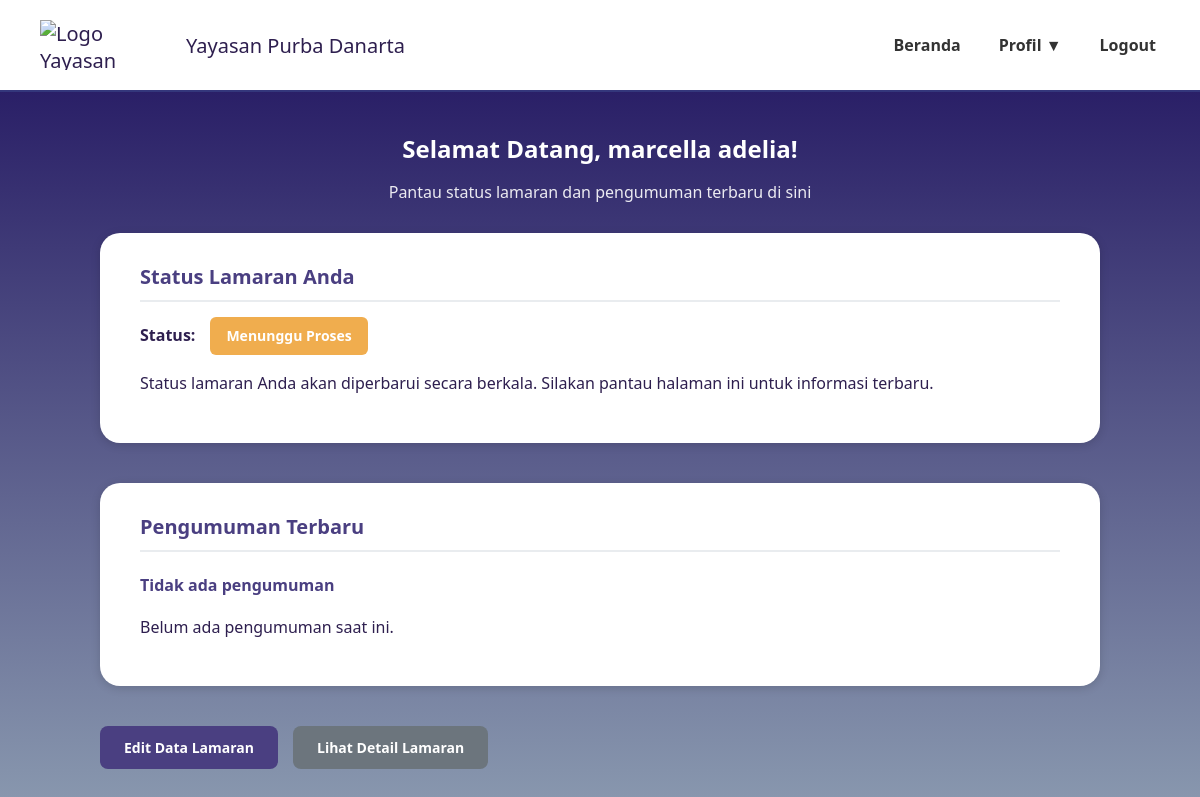
The page /dashboardpelamar.php (signed in) on the database as committed earlier.
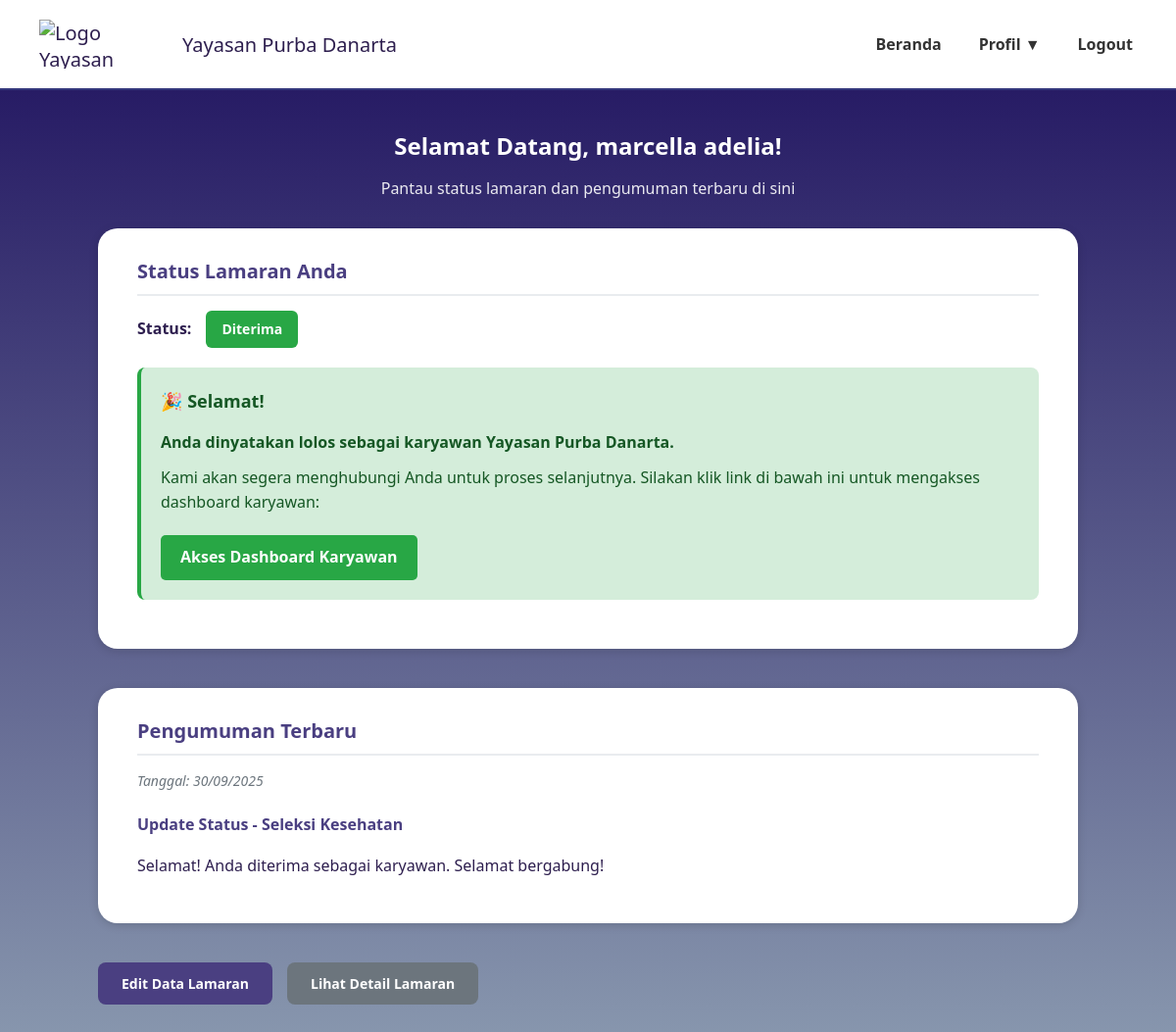
The same page on the database as committed later.
### tables this page shows
CREATE TABLE `data_pelamar` (
  `id` int(11) NOT NULL,
  `user_id` int(11) NOT NULL,
  `nama_lengkap` varchar(100) DEFAULT NULL,
  `posisi_dilamar` varchar(100) DEFAULT NULL,
  `jenis_kelamin` varchar(20) DEFAULT NULL,
  `tempat_lahir` varchar(100) DEFAULT NULL,
  `tanggal_lahir` date DEFAULT NULL,
  `nik` varchar(50) DEFAULT NULL,
  `alamat_rumah` text DEFAULT NULL,
  `no_telp` varchar(20) DEFAULT NULL,
  `email` varchar(100) DEFAULT NULL,
  `agama` varchar(50) DEFAULT NULL,
  `kontak_darurat` varchar(50) DEFAULT NULL,
  `pendidikan_terakhir` varchar(50) DEFAULT NULL,
  `surat_lamaran` varchar(255) DEFAULT NULL,
  `cv` varchar(255) DEFAULT NULL,
  `photo_formal` varchar(255) DEFAULT NULL,
  `ijazah_transkrip` varchar(255) DEFAULT NULL,
  `berkas_pendukung` varchar(255) DEFAULT NULL,
  `ktp` varchar(255) DEFAULT NULL,
  `status` varchar(50) DEFAULT 'Menunggu Proses',
  `status_seleksi` varchar(100) DEFAULT 'Proses seleksi sedang berlangsung',
  `pengumuman` text DEFAULT 'Belum ada pengumuman saat ini.',
  `created_at` timestamp NOT NULL DEFAULT current_timestamp()
);

### dashboardpelamar.php (the view, shortened to what this page needs)
<?php
require 'config.php';
$user_id = $_SESSION['user_id'];
$queryUser = $conn->prepare("SELECT nama_lengkap FROM data_pelamar WHERE user_id = ?");
if ($queryUser) {
    $queryUser->bind_param("i", $user_id);
    $queryUser->execute();
    $resultUser = $queryUser->get_result();
    if ($resultUser && $resultUser->num_rows > 0) {
        $userData = $resultUser->fetch_assoc();
        $nama_user = $userData['nama_lengkap'] ?? 'Pengguna';
    }
} else {
    error_log("Error prepare: " . $conn->error);
}
$queryStatus = $conn->prepare("SELECT status FROM data_pelamar WHERE user_id = ?");
$queryStatus->bind_param("i", $user_id);
$queryStatus->execute();
$resultStatus = $queryStatus->get_result();
$rowStatus = $resultStatus->fetch_assoc();
$status = $rowStatus['status'] ?? 'Menunggu Proses';
$queryPengumumanPelamar = $conn->prepare("
    SELECT p.pesan, p.tanggal, p.tahap
    FROM pengumuman_pelamar p
    INNER JOIN data_pelamar dp ON p.pelamar_id = dp.id
    WHERE dp.user_id = ?
    ORDER BY p.id DESC
    LIMIT 1
");
$queryPengumumanPelamar->bind_param("i", $user_id);
$queryPengumumanPelamar->execute();
$pengumumanPelamar = $queryPengumumanPelamar->get_result()->fetch_assoc();
$queryPengumumanUmum = $conn->query("SELECT judul, isi, tanggal FROM pengumuman_umum WHERE status = 'active' ORDER BY tanggal DESC, id DESC LIMIT 1");
$pengumumanUmum = $queryPengumumanUmum->fetch_assoc();
if ($pengumumanPelamar) {
    $judul_pengumuman = "Update Status - " . $pengumumanPelamar['tahap'];
    $isi_pengumuman = $pengumumanPelamar['pesan'];
    $tanggal_pengumuman = date('d/m/Y', strtotime($pengumumanPelamar['tanggal']));
} elseif ($pengumumanUmum) {
    $judul_pengumuman = $pengumumanUmum['judul'];
    $isi_pengumuman = $pengumumanUmum['isi'];
    $tanggal_pengumuman = date('d/m/Y', strtotime($pengumumanUmum['tanggal']));
} else {
    $judul_pengumuman = 'Tidak ada pengumuman';
    $isi_pengumuman = 'Belum ada pengumuman saat ini.';
    $tanggal_pengumuman = '';
}
$status_class = 'status-pending';
if ($status == 'Diterima') {
    $status_class = 'status-approve';
} elseif ($status == 'Tidak Lolos') {
    $status_class = 'status-reject';
} else {
    $status_class = 'status-pending';
}
?>
<!DOCTYPE html>
<html lang="id">
<head>
</head>
<body>
  <header>
    <div class="logo">
      <img src="img/logo.png" alt="Logo Yayasan Purba Danarta">
      <span>Yayasan Purba Danarta</span>
    </div>
    <nav>
      <ul>
        <li><a href="dashboardpelamar.php">Beranda</a></li>
        <li>
          <a href="#">Profil ▼</a>
        </li>
        <li><a href="logout.php">Logout</a></li>
      </ul>
    </nav>
  </header>
  <main>
    <div class="welcome-section">
      <h2>Selamat Datang, <?= htmlspecialchars($nama_user) ?>!</h2>
      <p>Pantau status lamaran dan pengumuman terbaru di sini</p>
    </div>
    <div class="card">
      <h3>Status Lamaran Anda</h3>
      <div class="card-content">
        <div class="status-info">
          <strong>Status:</strong>
          <span class="<?= $status_class ?>"><?= htmlspecialchars($status) ?></span>
        </div>
        <?php if ($status == 'Diterima'): ?>
          <div class="selamat-box">
            <h4>🎉 Selamat!</h4>
            <p><strong>Anda dinyatakan lolos sebagai karyawan Yayasan Purba Danarta.</strong></p>
            <p>Kami akan segera menghubungi Anda untuk proses selanjutnya. Silakan klik link di bawah ini untuk mengakses dashboard karyawan:</p>
            <a href="dashboardkaryawan.php" class="link-karyawan">Akses Dashboard Karyawan</a>
          </div>
        <?php else: ?>
          <p>Status lamaran Anda akan diperbarui secara berkala. Silakan pantau halaman ini untuk informasi terbaru.</p>
        <?php endif; ?>
      </div>
    </div>
    <div class="card">
      <h3>Pengumuman Terbaru</h3>
      <div class="card-content">
        <?php if ($tanggal_pengumuman): ?>
          <div class="pengumuman-date">Tanggal: <?= htmlspecialchars($tanggal_pengumuman) ?></div>
        <?php endif; ?>
        <h4 style="color: #4a3f81; margin-bottom: 15px;"><?= htmlspecialchars($judul_pengumuman) ?></h4>
        <p style="white-space: pre-line;"><?= htmlspecialchars($isi_pengumuman) ?></p>
      </div>
    </div>
    <div class="action-buttons">
      <a href="edit_lamaran.php" class="btn">Edit Data Lamaran</a>
      <a href="lihat_lamaran.php" class="btn btn-secondary">Lihat Detail Lamaran</a>
    </div>
  </main>
</body>
</html>

Rows that differ between the two databases and show on the page:
changed data_pelamar "marcella adelia": status "Menunggu Proses" → "Diterima"
Other text that changed with them:
$tanggal_pengumuman: (not shown) → "30/09/2025"
$judul_pengumuman: "Tidak ada pengumuman" → "Update Status - Seleksi Kesehatan"
$isi_pengumuman: "Belum ada pengumuman saat ini." → "Selamat! Anda diterima sebagai karyawan. Selamat bergabung!"
text no longer shown: "Status lamaran Anda akan diperbarui secara berkala. Silakan pantau halaman ini untuk informasi terbaru."
text now shown: "🎉 Selamat! Anda dinyatakan lolos sebagai karyawan Yayasan Purba Danarta. Kami akan segera menghubungi Anda untuk proses selanjutnya. Silakan klik link di bawah ini untuk mengakses dashboard karyawan: Akses Dashboard Karyawan Tanggal:"
